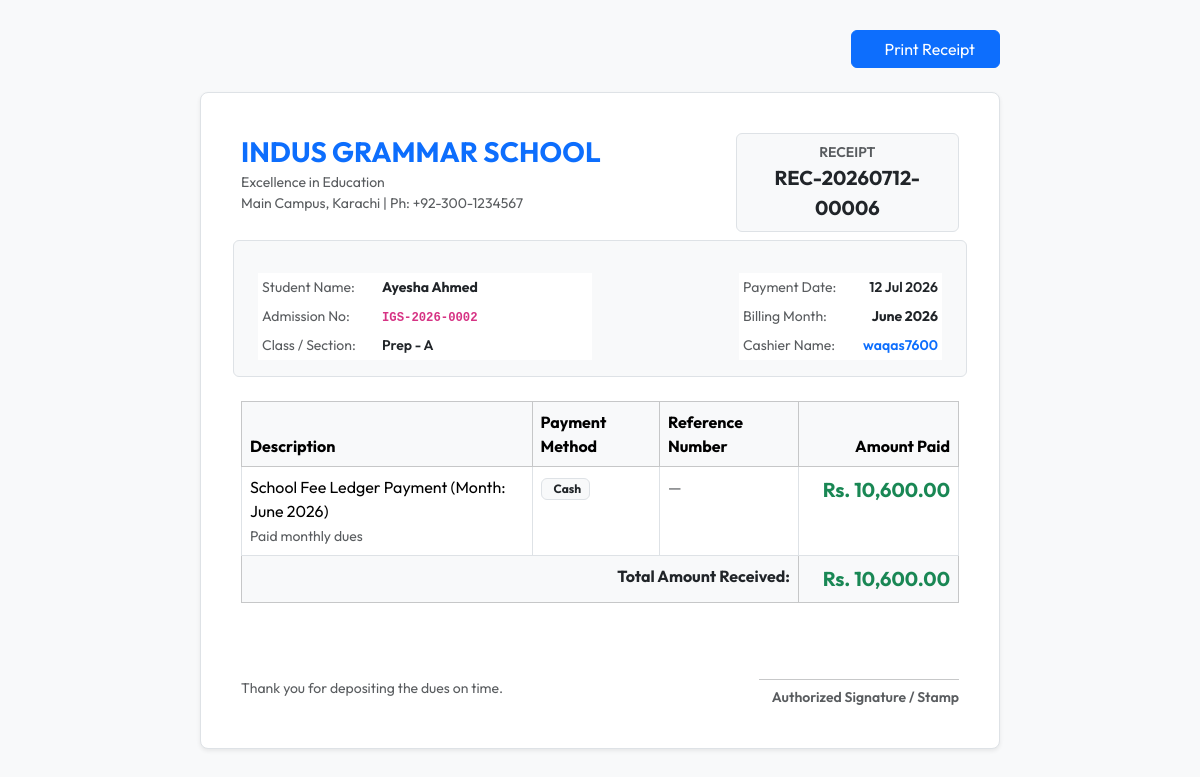
The page /indus-grammar-school-erp/templates/receipt.php?receipt_no=REC-20260712-00006 (signed in) on the database its author committed.
### tables this page shows
CREATE TABLE `fee_payments` (
  `id` int NOT NULL AUTO_INCREMENT,
  `ledger_id` int NOT NULL,
  `student_id` int NOT NULL,
  `amount_paid` decimal(10,2) NOT NULL,
  `payment_date` date NOT NULL,
  `payment_method` varchar(30) NOT NULL,
  `reference_number` varchar(100) DEFAULT NULL,
  `remarks` varchar(255) DEFAULT NULL,
  `cash_register_id` int DEFAULT NULL,
  `collected_by` int DEFAULT NULL,
  `created_at` timestamp NULL DEFAULT CURRENT_TIMESTAMP,
  PRIMARY KEY (`id`),
  KEY `ledger_id` (`ledger_id`),
  KEY `student_id` (`student_id`),
  CONSTRAINT `fee_payments_ibfk_1` FOREIGN KEY (`ledger_id`) REFERENCES `fee_ledger` (`id`) ON DELETE CASCADE,
  CONSTRAINT `fee_payments_ibfk_2` FOREIGN KEY (`student_id`) REFERENCES `students` (`id`) ON DELETE CASCADE
);

CREATE TABLE `students` (
  `id` int NOT NULL AUTO_INCREMENT,
  `admission_no` varchar(30) NOT NULL,
  `first_name` varchar(50) NOT NULL,
  `last_name` varchar(50) NOT NULL,
  `gender` enum('Male','Female','Other') NOT NULL,
  `date_of_birth` date NOT NULL,
  `enrollment_date` date NOT NULL,
  `class_id` int DEFAULT NULL,
  `status` enum('Active','Inactive','Suspended') DEFAULT 'Active',
  `guardian_name` varchar(100) NOT NULL,
  `guardian_phone` varchar(20) NOT NULL,
  `guardian_email` varchar(100) DEFAULT NULL,
  `address` text NOT NULL,
  `created_at` timestamp NULL DEFAULT CURRENT_TIMESTAMP,
  `updated_at` timestamp NULL DEFAULT CURRENT_TIMESTAMP ON UPDATE CURRENT_TIMESTAMP,
  `academic_type` varchar(50) NOT NULL DEFAULT 'School',
  `school_class` varchar(100) DEFAULT NULL,
  `school_section` varchar(50) DEFAULT NULL,
  `academy_program` varchar(100) DEFAULT NULL,
  `academy_batch` varchar(100) DEFAULT NULL,
  PRIMARY KEY (`id`),
  UNIQUE KEY `admission_no` (`admission_no`),
  KEY `idx_students_class` (`class_id`),
  KEY `idx_students_status` (`status`),
  KEY `idx_students_name` (`first_name`,`last_name`),
  CONSTRAINT `students_ibfk_1` FOREIGN KEY (`class_id`) REFERENCES `classes` (`id`)
);

CREATE TABLE `classes` (
  `id` int NOT NULL AUTO_INCREMENT,
  `class_name` varchar(50) NOT NULL,
  `section` varchar(10) NOT NULL,
  `created_at` timestamp NULL DEFAULT CURRENT_TIMESTAMP,
  PRIMARY KEY (`id`),
  UNIQUE KEY `idx_class_section` (`class_name`,`section`)
);

CREATE TABLE `fee_ledger` (
  `id` int NOT NULL AUTO_INCREMENT,
  `student_id` int NOT NULL,
  `month` varchar(30) NOT NULL,
  `academic_year` varchar(20) NOT NULL,
  `admission_fee` decimal(10,2) NOT NULL DEFAULT '0.00',
  `tuition_fee` decimal(10,2) NOT NULL DEFAULT '0.00',
  `computer_fee` decimal(10,2) NOT NULL DEFAULT '0.00',
  `exam_fee` decimal(10,2) NOT NULL DEFAULT '0.00',
  `transport_fee` decimal(10,2) NOT NULL DEFAULT '0.00',
  `annual_charges` decimal(10,2) NOT NULL DEFAULT '0.00',
  `security_deposit` decimal(10,2) NOT NULL DEFAULT '0.00',
  `other_charges` decimal(10,2) NOT NULL DEFAULT '0.00',
  `fine_amount` decimal(10,2) NOT NULL DEFAULT '0.00',
  `discount_amount` decimal(10,2) NOT NULL DEFAULT '0.00',
  `total_payable` decimal(10,2) NOT NULL DEFAULT '0.00',
  `paid_amount` decimal(10,2) NOT NULL DEFAULT '0.00',
  `status` varchar(20) NOT NULL DEFAULT 'Pending',
  `due_date` date NOT NULL,
  `created_at` timestamp NULL DEFAULT CURRENT_TIMESTAMP,
  `updated_at` timestamp NULL DEFAULT CURRENT_TIMESTAMP ON UPDATE CURRENT_TIMESTAMP,
  PRIMARY KEY (`id`),
  UNIQUE KEY `uq_student_month_year` (`student_id`,`month`,`academic_year`),
  CONSTRAINT `fee_ledger_ibfk_1` FOREIGN KEY (`student_id`) REFERENCES `students` (`id`) ON DELETE CASCADE
);

CREATE TABLE `users` (
  `id` int NOT NULL AUTO_INCREMENT,
  `username` varchar(50) NOT NULL,
  `email` varchar(100) NOT NULL,
  `password_hash` varchar(255) NOT NULL,
  `role_id` int NOT NULL,
  `is_active` tinyint(1) DEFAULT '1',
  `last_login` datetime DEFAULT NULL,
  `created_at` timestamp NULL DEFAULT CURRENT_TIMESTAMP,
  `updated_at` timestamp NULL DEFAULT CURRENT_TIMESTAMP ON UPDATE CURRENT_TIMESTAMP,
  PRIMARY KEY (`id`),
  UNIQUE KEY `username` (`username`),
  UNIQUE KEY `email` (`email`),
  KEY `idx_users_role` (`role_id`),
  KEY `idx_users_active` (`is_active`),
  CONSTRAINT `users_ibfk_1` FOREIGN KEY (`role_id`) REFERENCES `roles` (`id`)
);

### indus-grammar-school-erp/helpers/helpers.php (called while the page is built, shortened)
<?php
function sanitize($data) {
    if (is_array($data)) {
        foreach ($data as $key => $value) {
            $data[$key] = sanitize($value);
        }
    } else {
        $data = trim($data);
        $data = stripslashes($data);
        $data = htmlspecialchars($data, ENT_QUOTES, 'UTF-8');
    }
    return $data;
}

### indus-grammar-school-erp/templates/receipt.php (the view, shortened to what this page needs)
<?php
$receiptNo = sanitize($_GET['receipt_no'] ?? '');
try {
    $db = Database::getConnection();
    $stmt = $db->prepare("
        SELECT fp.*, fr.receipt_no, s.first_name, s.last_name, s.admission_no, c.class_name, c.section,
               u.username as collector_name, fl.month
        FROM fee_payments fp
        JOIN fee_receipts fr ON fr.payment_id = fp.id
        JOIN students s ON fp.student_id = s.id
        JOIN classes c ON s.class_id = c.id
        JOIN fee_ledger fl ON fp.ledger_id = fl.id
        LEFT JOIN users u ON fp.collected_by = u.id
        WHERE fr.receipt_no = :rno
    ");
    $stmt->execute(['rno' => $receiptNo]);
    $collection = $stmt->fetch();
} catch (Exception $e) {
    die("Error fetching receipt details: " . $e->getMessage());
}
?>
<!DOCTYPE html>
<html lang="en">
<head>
    <link rel="stylesheet" href="https://cdn.jsdelivr.net/npm/bootstrap@5.3.2/dist/css/bootstrap.min.css">
</head>
<body>
<div class="text-end mb-4 btn-print" style="max-width: 800px; margin: 0 auto;">
    <button onclick="window.print()" class="btn btn-primary px-4"><i class="fa-solid fa-print me-2"></i>Print Receipt</button>
</div>
<div class="receipt-container shadow-sm">
    <div class="row align-items-center mb-4">
        <div class="col-8">
            <h3 class="fw-bold text-primary mb-1">INDUS GRAMMAR SCHOOL</h3>
            <p class="text-muted small mb-0">Excellence in Education</p>
            <p class="text-muted small">Main Campus, Karachi | Ph: +92-300-1234567</p>
        </div>
        <div class="col-4 text-end">
            <div class="border p-2 bg-light d-inline-block text-center rounded">
                <span class="small fw-semibold text-muted text-uppercase d-block">RECEIPT</span>
                <span class="fw-bold text-dark fs-5"><?php echo htmlspecialchars($receiptNo); ?></span>
            </div>
        </div>
    </div>
    <div class="row g-3 mb-4 p-3 bg-light rounded border">
        <div class="col-6">
            <table class="table table-sm table-borderless small mb-0">
                <tr><td class="text-muted font-semibold" width="120">Student Name:</td><td class="fw-bold text-dark"><?php echo htmlspecialchars($collection['first_name'] . ' ' . $collection['last_name']); ?></td></tr>
                <tr><td class="text-muted font-semibold">Admission No:</td><td class="fw-semibold"><code><?php echo htmlspecialchars($collection['admission_no']); ?></code></td></tr>
                <tr><td class="text-muted font-semibold">Class / Section:</td><td class="fw-semibold text-dark"><?php echo htmlspecialchars($collection['class_name'] . ' - ' . $collection['section']); ?></td></tr>
            </table>
        </div>
        <div class="col-6 text-end">
            <table class="table table-sm table-borderless small mb-0 ms-auto" style="width: auto;">
                <tr><td class="text-muted text-start" width="120">Payment Date:</td><td class="fw-semibold text-end text-dark"><?php echo date('d M Y', strtotime($collection['payment_date'])); ?></td></tr>
                <tr><td class="text-muted text-start">Billing Month:</td><td class="fw-bold text-end text-dark"><?php echo htmlspecialchars($collection['month']); ?></td></tr>
                <tr><td class="text-muted text-start">Cashier Name:</td><td class="text-end fw-semibold text-primary"><?php echo htmlspecialchars($collection['collector_name'] ?: 'System Cashier'); ?></td></tr>
            </table>
        </div>
    </div>
    <table class="table table-bordered mb-4">
        <thead class="table-light">
            <tr>
                <th>Description</th>
                <th>Payment Method</th>
                <th>Reference Number</th>
                <th class="text-end" width="160">Amount Paid</th>
            </tr>
        </thead>
        <tbody>
            <tr>
                <td>
                    <div>School Fee Ledger Payment (Month: <?php echo htmlspecialchars($collection['month']); ?>)</div>
                    <small class="text-muted"><?php echo htmlspecialchars($collection['remarks'] ?: 'Paid monthly dues'); ?></small>
                </td>
                <td>
                    <span class="badge bg-light text-dark border px-2 py-1"><i class="fa-solid fa-money-bill me-1"></i><?php echo htmlspecialchars($collection['payment_method']); ?></span>
                </td>
                <td><span class="text-muted"><?php echo htmlspecialchars($collection['reference_number'] ?: '—'); ?></span></td>
                <td class="text-end fw-bold text-success fs-5">Rs. <?php echo number_format($collection['amount_paid'], 2); ?></td>
            </tr>
            <tr class="table-light">
                <td colspan="3" class="text-end fw-bold text-dark">Total Amount Received:</td>
                <td class="text-end fw-bold text-success fs-5">Rs. <?php echo number_format($collection['amount_paid'], 2); ?></td>
            </tr>
        </tbody>
    </table>
    <div class="row mt-5 pt-4 text-center">
        <div class="col-6 text-start">
            <span class="small text-muted">Thank you for depositing the dues on time.</span>
        </div>
        <div class="col-6 text-end">
            <div style="width: 200px; margin-left: auto;">
                <hr class="border-dark my-1">
                <span class="small fw-semibold text-muted">Authorized Signature / Stamp</span>
            </div>
        </div>
    </div>
</div>
</body>
</html>

### indus-grammar-school-erp/templates/receipt.php (style rules this page uses)
body { font-family: 'Outfit', sans-serif; background-color: #f8f9fa; padding: 30px; }
.receipt-container { max-width: 800px; margin: 0 auto; border: 1px solid #dee2e6; padding: 40px; background-color: #fff; border-radius: 8px; }

### rows shown on the page
fee_payments: student.last_name "Ayesha Ahmed", student.admission_no "IGS-2026-0002", classes.class_name+section "Prep - A", payment_date "12 Jul 2026", ledger.month "June 2026", users.username "waqas7600", remarks "Paid monthly dues", payment_method "Cash", reference_number "—", amount_paid "10,600.00"

### other values the page prints
$receiptNo "REC-20260712-00006"
